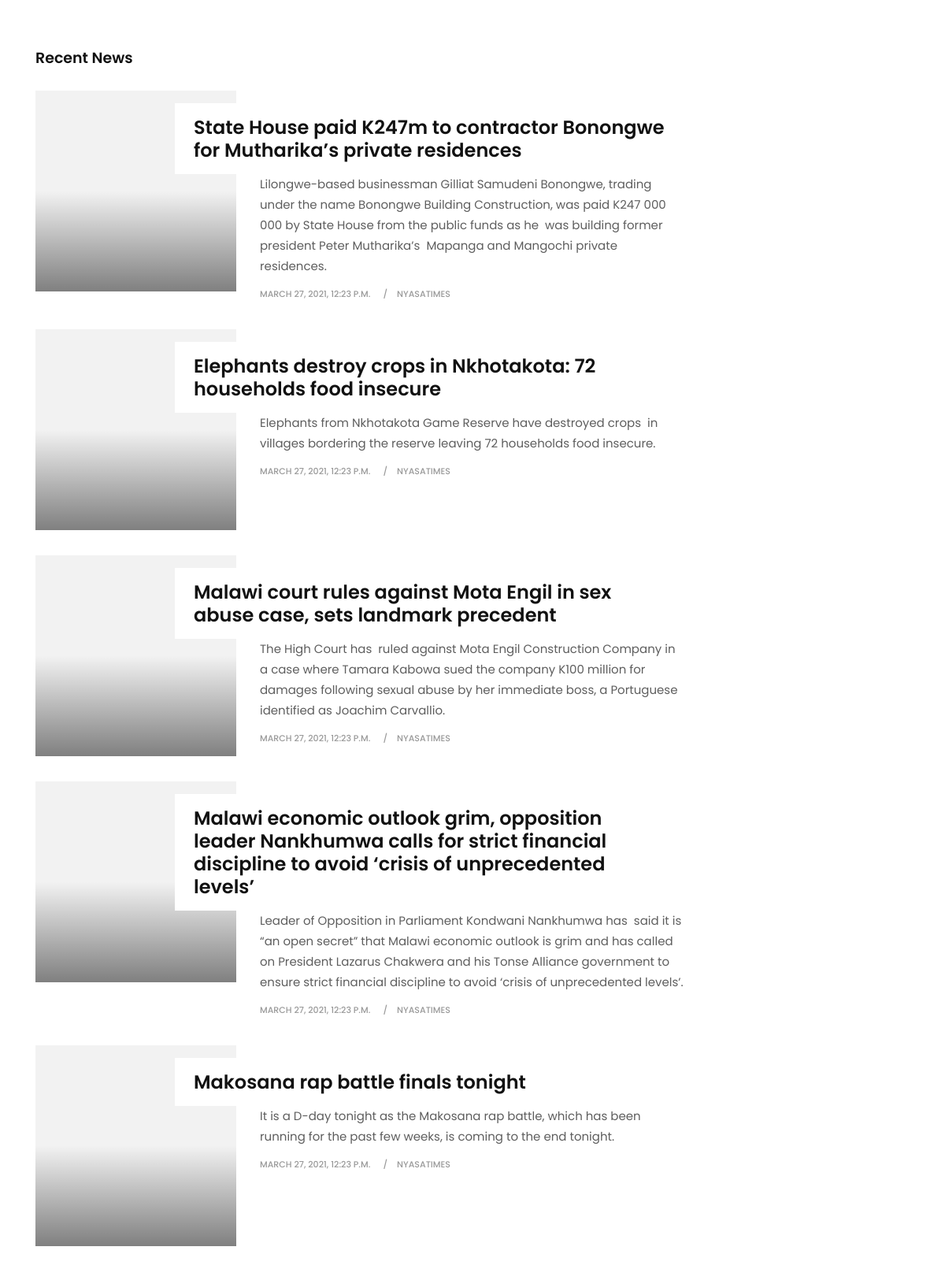
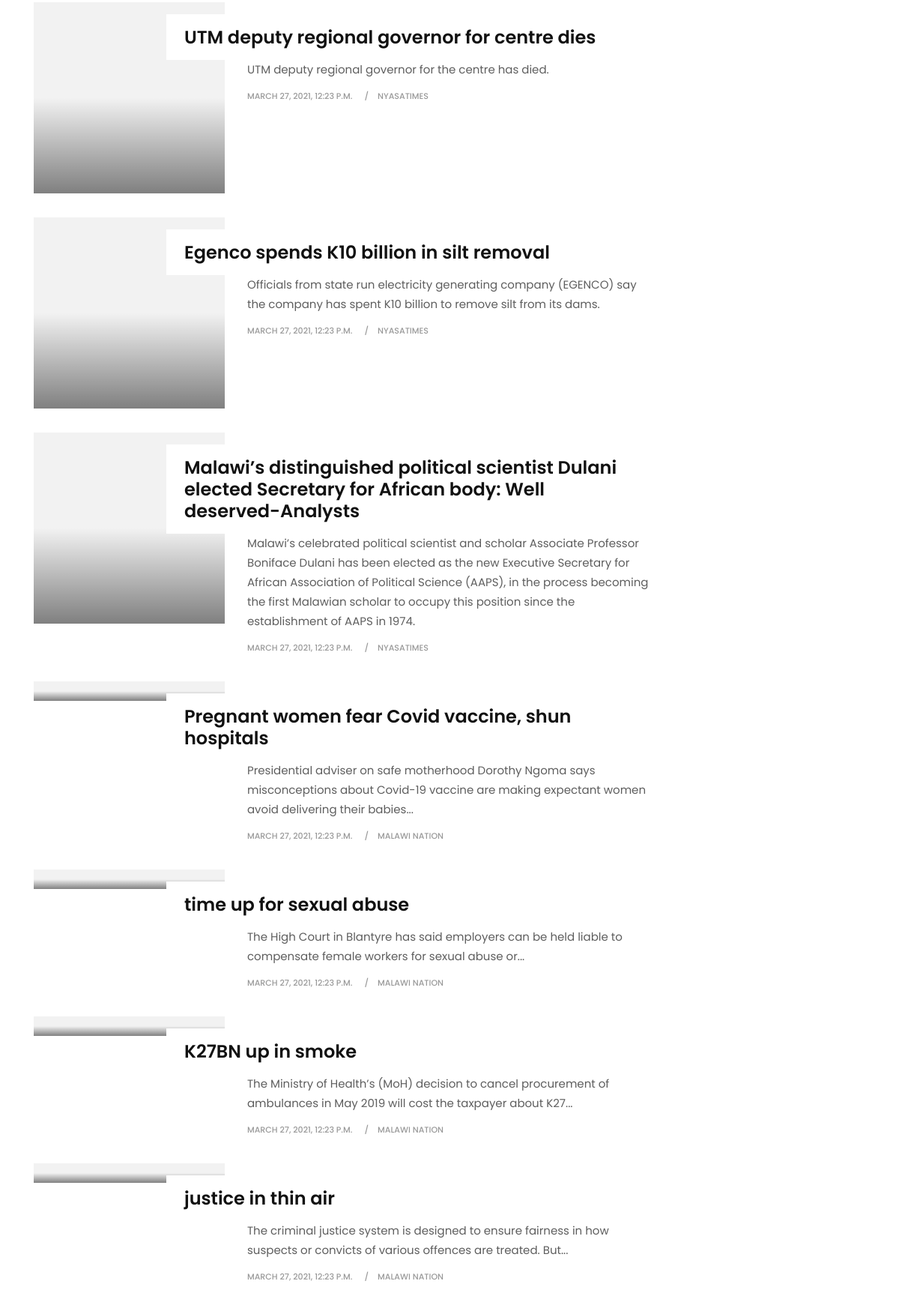
The page / (upper part) on the database its author committed (2 pictures, top to bottom).
### malawi/models.py (models this page shows)
class News(models.Model):
    heading = models.CharField(max_length=1000, unique=True)
    description = models.CharField(max_length=10000)
    image = models.CharField(max_length=1000)
    source = models.CharField(max_length=100)
    link = models.CharField(max_length=1000)
    date = models.DateTimeField(auto_now=True)

### malawi/views.py (the view)
# urls.py: urlpatterns = [path("", NewsListView.as_view()), path("run/", my_view)]
class NewsListView(ListView):
    model = News
    context_object_name = "news"
    queryset = News.objects.order_by("-date")

### malawi/templates/malawi/news_list.html (shortened to what this page needs)
{% load static %}
<!DOCTYPE html>
<html lang="en">
    <link href="{% static 'css/bootstrap.css' %}" rel="stylesheet" type="text/css">
    <link href="{% static 'css/font-awesome.min.css' %}" rel="stylesheet">
    <link href="{% static 'css/style.css' %}" rel="stylesheet">
    <link href="{% static 'css/responsive.css' %}" rel="stylesheet">
    <link href="{% static 'css/colors.css' %}" rel="stylesheet">
    <link href="{% static 'css/version/tech.css' %}" rel="stylesheet">
</head>
<body>
    <div id="wrapper">
        <section class="section">
            <div class="container">
                <div class="row">
                    <div class="col-lg-9 col-md-12 col-sm-12 col-xs-12">
                        <div class="page-wrapper">
                            <div class="blog-top clearfix">
                                <h4 class="pull-left">Recent News <a href="#"><i class="fa fa-rss"></i></a></h4>
                            </div>
                            <div class="blog-list clearfix">
                            {% for new in news  %}
                                <div class="blog-box row">
                                    <div class="col-md-4">
                                        <div class="post-media">
                                            <a href="tech-single.html" title="">
                                                <img src="{{new.image}}" alt="" class="img-fluid">
                                                <div class="hovereffect"></div>
                                            </a>
                                        </div>
                                    </div>
                                    <div class="blog-meta big-meta col-md-8">
                                        <h4><a href="{{new.link}}" title="">{{new.heading}}</a></h4>
                                        <p>{{new.description}}</p>
                                        <small><a href="tech-single.html" title="">{{new.date}}</a></small>
                                        <small><a href="tech-author.html" title="">{{new.source}}</a></small>
                                    </div>
                                </div>
                            {% endfor %}
                    </div>
                </div>
            </div>
        </section>
    </div>
</body>
</html>

### malawi/static/css/style.css (style rules this page uses)
body { font-size: 15px; line-height: 26px; background-color: #ffffff; }
h1, h2, h3, h4, h5, body, p, .topbar-section, .navbar-inverse .navbar-nav .nav-link, .header .dropdown-menu, .navbar-nav .nav-link { font-family: 'Roboto', serif; }
h1, h2, h3, h4, h5, h6 { font-weight: 700; line-height: 1.4; color: #111111; }
h4 { font-size: 19px; line-height: 29px; margin-bottom: 14px }
a { color: #111111; }
body, p { color: #5e5e5e; }
p { margin-bottom: 26px; font-size: 15px; line-height: 26px; }
a { text-decoration: none !important; }
.post-media img { width: 100%; }
.section { padding: 4rem 0; display: block; position: relative; background-color: #ffffff; }
.post-media img, .masonry-box img { -webkit-transition: all .3s ease-in-out; -moz-transition: all .3s ease-in-out; -ms-transition: all .3s ease-in-out; -o-transition: all .3s ease-in-out; transition: all .3s ease-in-out; -webkit-transform: scale(1); -moz-transform: scale(1); -ms-transform: scale(1); -o-transform: scale(1); transform: scale(1); }
.blog-meta h4 { padding: 1rem 0 0.5rem; margin: 0; font-size: 21px; }
.blog-meta.big-meta h4 { padding: 1rem 0 0.6rem; margin: 0; font-size: 28px; }
.blog-meta.big-meta p { margin-bottom: 0.5rem; padding-bottom: 0; }
.blog-meta small { font-size: 11px; display: inline-block; margin-bottom: 0; padding-bottom: 0; color: #111111; font-weight: bold; text-transform: uppercase; margin-right: 0.5rem; }
.blog-meta small:after { content: "/"; padding-left: 1rem; }
.blog-meta small:last-child:after { content: "" }
.post-media { position: relative; overflow: hidden; }
.hovereffect { position: absolute; top: 0; opacity: 0; left: 0; right: 0; bottom: 0; background-color: rgba(0, 0, 0, 0.2); -webkit-transition: all .3s ease-in-out; -moz-transition: all .3s ease-in-out; -ms-transition: all .3s ease-in-out; -o-transition: all .3s ease-in-out; transition: all .3s ease-in-out; zoom: 1; filter: alpha(opacity=0); opacity: 0.5; background: -moz-linear-gradient(0deg, rgba(0, 0, 0, 1) 0%, rgba(0, 0, 0, 0.1) 50%); background: -webkit-linear-gradient(0deg, rgba(0, 0, 0, 1) 0%, rgba(0, 0, 0, 0.1) 50%); background: linear-gradient(0deg, rgba(0, 0, 0, 1) 0%, rgba(0, 0, 0, 0.1) 50%); filter: progid: DXImageTransform.Microsoft.gradient( startColorstr='#000000', endColorstr='#00000000', GradientType=1); }
.blog-list .blog-meta.big-meta h4 { margin-left: -20%; margin-top: 1rem; background-color: #ffffff; padding: 1rem 1.5rem 1rem; }

### malawi/static/css/version/tech.css (style rules this page uses)
body { background-color: #ffffff; }
h1, h2, h3, h4, h5, body, .navbar-toggleable-md .navbar-nav .nav-link, .market-header, .btn, .dropdown-item, .form-control, p { font-family: 'Poppins', serif !important; }
h1, h2, h3, h4, h5 { font-weight: 600; }
.blog-meta.big-meta h4 { font-size: 24px; }
.blog-top { margin-bottom: 2rem; }
.blog-top h4 { padding: 0; margin: 0; line-height: 1; }
.blog-top .fa { font-size: 18px !important; line-height: 1 !important; padding-left: 10px; }
.blog-meta small a, .blog-meta small { font-weight: 500; color: #999 !important; }
.authorbox p a, .pp a, .blog-top .fa-rss, a:hover, a:focus { color: #FF6347 !important; }

### rows shown on the page
News: image (picture), heading "State House paid K247m to contractor Bonongwe for Mutharika’s private residences", description "Lilongwe-based businessman Gilliat Samudeni Bonongwe, trading under the name Bonongwe Building Construction, was paid K247 000 000 by State House from the public funds as he was building former president Peter Mutharika’s Mapanga and Mangochi private residences.", date "MARCH 27, 2021, 12:23 P.M.", source "NYASATIMES"
News: image (picture), heading "Elephants destroy crops in Nkhotakota: 72 households food insecure", description "Elephants from Nkhotakota Game Reserve have destroyed crops in villages bordering the reserve leaving 72 households food insecure.", date "MARCH 27, 2021, 12:23 P.M.", source "NYASATIMES"
News: image (picture), heading "Malawi court rules against Mota Engil in sex abuse case, sets landmark precedent", description "The High Court has ruled against Mota Engil Construction Company in a case where Tamara Kabowa sued the company K100 million for damages following sexual abuse by her immediate boss, a Portuguese identified as Joachim Carvallio.", date "MARCH 27, 2021, 12:23 P.M.", source "NYASATIMES"
News: image (picture), heading "Malawi economic outlook grim, opposition leader Nankhumwa calls for strict financial discipline to avoid ‘crisis of unprecedented levels’", description "Leader of Opposition in Parliament Kondwani Nankhumwa has said it is “an open secret” that Malawi economic outlook is grim and has called on President Lazarus Chakwera and his Tonse Alliance government to ensure strict financial discipline to avoid ‘crisis of unprecedented levels’.", date "MARCH 27, 2021, 12:23 P.M.", source "NYASATIMES"
News: image (picture), heading "Makosana rap battle finals tonight", description "It is a D-day tonight as the Makosana rap battle, which has been running for the past few weeks, is coming to the end tonight.", date "MARCH 27, 2021, 12:23 P.M.", source "NYASATIMES"
News: image (picture), heading "UTM deputy regional governor for centre dies", description "UTM deputy regional governor for the centre has died.", date "MARCH 27, 2021, 12:23 P.M.", source "NYASATIMES"
News: image (picture), heading "Egenco spends K10 billion in silt removal", description "Officials from state run electricity generating company (EGENCO) say the company has spent K10 billion to remove silt from its dams.", date "MARCH 27, 2021, 12:23 P.M.", source "NYASATIMES"
News: image (picture), heading "Malawi’s distinguished political scientist Dulani elected Secretary for African body: Well deserved-Analysts", description "Malawi’s celebrated political scientist and scholar Associate Professor Boniface Dulani has been elected as the new Executive Secretary for African Association of Political Science (AAPS), in the process becoming the first Malawian scholar to occupy this position since the establishment of AAPS in 1974.", date "MARCH 27, 2021, 12:23 P.M.", source "NYASATIMES"
News: heading "Pregnant women fear Covid vaccine, shun hospitals", description "Presidential adviser on safe motherhood Dorothy Ngoma says misconceptions about Covid-19 vaccine are making expectant women avoid delivering their babies...", date "MARCH 27, 2021, 12:23 P.M.", source "MALAWI NATION"
News: heading "time up for sexual abuse", description "The High Court in Blantyre has said employers can be held liable to compensate female workers for sexual abuse or...", date "MARCH 27, 2021, 12:23 P.M.", source "MALAWI NATION"
News: heading "K27BN up in smoke", description "The Ministry of Health’s (MoH) decision to cancel procurement of ambulances in May 2019 will cost the taxpayer about K27...", date "MARCH 27, 2021, 12:23 P.M.", source "MALAWI NATION"
News: heading "justice in thin air", description "The criminal justice system is designed to ensure fairness in how suspects or convicts of various offences are treated. But...", date "MARCH 27, 2021, 12:23 P.M.", source "MALAWI NATION"
